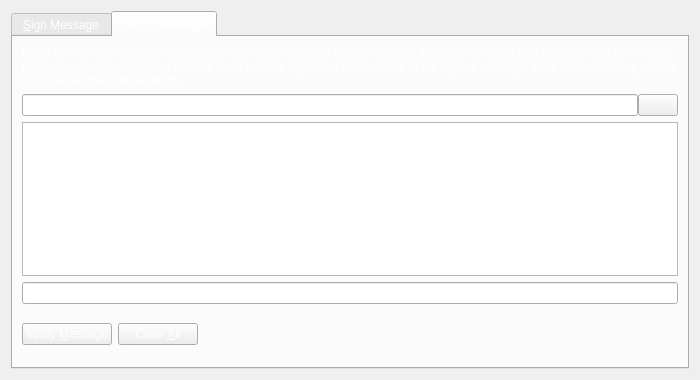
<?xml version="1.0" encoding="UTF-8"?>
<ui version="4.0">
 <class>SignVerifyMessageDialog</class>
 <widget class="QDialog" name="SignVerifyMessageDialog">
  <property name="geometry">
   <rect>
    <x>0</x>
    <y>0</y>
    <width>700</width>
    <height>380</height>
   </rect>
  </property>
  <property name="windowTitle">
   <string>Signatures - Sign / Verify a Message</string>
  </property>
  <property name="styleSheet">
   <string notr="true">background-image: url(:/images/splash);
color: rgb(255, 255, 255);</string>
  </property>
  <property name="modal">
   <bool>true</bool>
  </property>
  <layout class="QVBoxLayout" name="verticalLayout">
   <item>
    <widget class="QTabWidget" name="tabWidget">
     <property name="currentIndex">
      <number>1</number>
     </property>
     <widget class="QWidget" name="tabSignMessage">
      <attribute name="title">
       <string>&amp;Sign Message</string>
      </attribute>
      <layout class="QVBoxLayout" name="verticalLayout_SM">
       <item>
        <widget class="QLabel" name="infoLabel_SM">
         <property name="text">
          <string>You can sign messages with your addresses to prove you own them. Be careful not to sign anything vague, as phishing attacks may try to trick you into signing your identity over to them. Only sign fully-detailed statements you agree to.</string>
         </property>
         <property name="textFormat">
          <enum>Qt::PlainText</enum>
         </property>
         <property name="wordWrap">
          <bool>true</bool>
         </property>
        </widget>
       </item>
       <item>
        <layout class="QHBoxLayout" name="horizontalLayout_1_SM">
         <property name="spacing">
          <number>0</number>
         </property>
         <item>
          <widget class="QValidatedLineEdit" name="addressIn_SM">
           <property name="toolTip">
            <string>The address to sign the message with (e.g. Pr3m1umH1ghgr4deAE2K8km2Po1XcFP4HN)</string>
           </property>
           <property name="styleSheet">
            <string notr="true">color: rgb(255, 255, 255);</string>
           </property>
           <property name="maxLength">
            <number>34</number>
           </property>
          </widget>
         </item>
         <item>
          <widget class="QPushButton" name="addressBookButton_SM">
           <property name="toolTip">
            <string>Choose an address from the address book</string>
           </property>
           <property name="text">
            <string/>
           </property>
           <property name="icon">
            <iconset resource="../bitcoin.qrc">
             <normaloff>:/icons/address-book</normaloff>:/icons/address-book</iconset>
           </property>
           <property name="shortcut">
            <string>Alt+A</string>
           </property>
           <property name="autoDefault">
            <bool>false</bool>
           </property>
          </widget>
         </item>
         <item>
          <widget class="QPushButton" name="pasteButton_SM">
           <property name="toolTip">
            <string>Paste address from clipboard</string>
           </property>
           <property name="text">
            <string/>
           </property>
           <property name="icon">
            <iconset resource="../bitcoin.qrc">
             <normaloff>:/icons/editpaste</normaloff>:/icons/editpaste</iconset>
           </property>
           <property name="shortcut">
            <string>Alt+P</string>
           </property>
           <property name="autoDefault">
            <bool>false</bool>
           </property>
          </widget>
         </item>
        </layout>
       </item>
       <item>
        <widget class="QPlainTextEdit" name="messageIn_SM">
         <property name="toolTip">
          <string>Enter the message you want to sign here</string>
         </property>
         <property name="styleSheet">
          <string notr="true">color: rgb(255, 255, 255);</string>
         </property>
        </widget>
       </item>
       <item>
        <widget class="QLabel" name="signatureLabel_SM">
         <property name="text">
          <string>Signature</string>
         </property>
         <property name="textFormat">
          <enum>Qt::PlainText</enum>
         </property>
        </widget>
       </item>
       <item>
        <layout class="QHBoxLayout" name="horizontalLayout_2_SM">
         <property name="spacing">
          <number>0</number>
         </property>
         <item>
          <widget class="QLineEdit" name="signatureOut_SM">
           <property name="font">
            <font>
             <italic>true</italic>
            </font>
           </property>
           <property name="styleSheet">
            <string notr="true">color: rgb(255, 255, 255);</string>
           </property>
           <property name="readOnly">
            <bool>true</bool>
           </property>
          </widget>
         </item>
         <item>
          <widget class="QPushButton" name="copySignatureButton_SM">
           <property name="toolTip">
            <string>Copy the current signature to the system clipboard</string>
           </property>
           <property name="text">
            <string/>
           </property>
           <property name="icon">
            <iconset resource="../bitcoin.qrc">
             <normaloff>:/icons/editcopy</normaloff>:/icons/editcopy</iconset>
           </property>
           <property name="autoDefault">
            <bool>false</bool>
           </property>
          </widget>
         </item>
        </layout>
       </item>
       <item>
        <layout class="QHBoxLayout" name="horizontalLayout_3_SM">
         <item>
          <widget class="QPushButton" name="signMessageButton_SM">
           <property name="toolTip">
            <string>Sign the message to prove you own this Dynasty address</string>
           </property>
           <property name="text">
            <string>Sign &amp;Message</string>
           </property>
           <property name="icon">
            <iconset resource="../bitcoin.qrc">
             <normaloff>:/icons/edit</normaloff>:/icons/edit</iconset>
           </property>
           <property name="autoDefault">
            <bool>false</bool>
           </property>
          </widget>
         </item>
         <item>
          <widget class="QPushButton" name="clearButton_SM">
           <property name="toolTip">
            <string>Reset all sign message fields</string>
           </property>
           <property name="text">
            <string>Clear &amp;All</string>
           </property>
           <property name="icon">
            <iconset resource="../bitcoin.qrc">
             <normaloff>:/icons/remove</normaloff>:/icons/remove</iconset>
           </property>
           <property name="autoDefault">
            <bool>false</bool>
           </property>
          </widget>
         </item>
         <item>
          <spacer name="horizontalSpacer_1_SM">
           <property name="orientation">
            <enum>Qt::Horizontal</enum>
           </property>
           <property name="sizeHint" stdset="0">
            <size>
             <width>40</width>
             <height>48</height>
            </size>
           </property>
          </spacer>
         </item>
         <item>
          <widget class="QLabel" name="statusLabel_SM">
           <property name="font">
            <font>
             <weight>75</weight>
             <bold>true</bold>
            </font>
           </property>
           <property name="text">
            <string/>
           </property>
           <property name="wordWrap">
            <bool>true</bool>
           </property>
          </widget>
         </item>
         <item>
          <spacer name="horizontalSpacer_2_SM">
           <property name="orientation">
            <enum>Qt::Horizontal</enum>
           </property>
           <property name="sizeHint" stdset="0">
            <size>
             <width>40</width>
             <height>48</height>
            </size>
           </property>
          </spacer>
         </item>
        </layout>
       </item>
      </layout>
     </widget>
     <widget class="QWidget" name="tabVerifyMessage">
      <attribute name="title">
       <string>&amp;Verify Message</string>
      </attribute>
      <layout class="QVBoxLayout" name="verticalLayout_VM">
       <item>
        <widget class="QLabel" name="infoLabel_VM">
         <property name="text">
          <string>Enter the signing address, message (ensure you copy line breaks, spaces, tabs, etc. exactly) and signature below to verify the message. Be careful not to read more into the signature than what is in the signed message itself, to avoid being tricked by a man-in-the-middle attack.</string>
         </property>
         <property name="textFormat">
          <enum>Qt::PlainText</enum>
         </property>
         <property name="alignment">
          <set>Qt::AlignLeading|Qt::AlignLeft|Qt::AlignTop</set>
         </property>
         <property name="wordWrap">
          <bool>true</bool>
         </property>
        </widget>
       </item>
       <item>
        <layout class="QHBoxLayout" name="horizontalLayout_1_VM">
         <property name="spacing">
          <number>0</number>
         </property>
         <item>
          <widget class="QValidatedLineEdit" name="addressIn_VM">
           <property name="toolTip">
            <string>The address the message was signed with (e.g. Pr3m1umH1ghgr4deAE2K8km2Po1XcFP4HN)</string>
           </property>
           <property name="styleSheet">
            <string notr="true">color: rgb(255, 255, 255);</string>
           </property>
           <property name="maxLength">
            <number>34</number>
           </property>
          </widget>
         </item>
         <item>
          <widget class="QPushButton" name="addressBookButton_VM">
           <property name="toolTip">
            <string>Choose an address from the address book</string>
           </property>
           <property name="text">
            <string/>
           </property>
           <property name="icon">
            <iconset resource="../bitcoin.qrc">
             <normaloff>:/icons/address-book</normaloff>:/icons/address-book</iconset>
           </property>
           <property name="shortcut">
            <string>Alt+A</string>
           </property>
           <property name="autoDefault">
            <bool>false</bool>
           </property>
          </widget>
         </item>
        </layout>
       </item>
       <item>
        <widget class="QPlainTextEdit" name="messageIn_VM">
         <property name="styleSheet">
          <string notr="true">color: rgb(255, 255, 255);</string>
         </property>
        </widget>
       </item>
       <item>
        <widget class="QValidatedLineEdit" name="signatureIn_VM">
         <property name="styleSheet">
          <string notr="true">color: rgb(255, 255, 255);</string>
         </property>
        </widget>
       </item>
       <item>
        <layout class="QHBoxLayout" name="horizontalLayout_2_VM">
         <item>
          <widget class="QPushButton" name="verifyMessageButton_VM">
           <property name="toolTip">
            <string>Verify the message to ensure it was signed with the specified Dynasty address</string>
           </property>
           <property name="text">
            <string>Verify &amp;Message</string>
           </property>
           <property name="icon">
            <iconset resource="../bitcoin.qrc">
             <normaloff>:/icons/transaction_0</normaloff>:/icons/transaction_0</iconset>
           </property>
           <property name="autoDefault">
            <bool>false</bool>
           </property>
          </widget>
         </item>
         <item>
          <widget class="QPushButton" name="clearButton_VM">
           <property name="toolTip">
            <string>Reset all verify message fields</string>
           </property>
           <property name="text">
            <string>Clear &amp;All</string>
           </property>
           <property name="icon">
            <iconset resource="../bitcoin.qrc">
             <normaloff>:/icons/remove</normaloff>:/icons/remove</iconset>
           </property>
           <property name="autoDefault">
            <bool>false</bool>
           </property>
          </widget>
         </item>
         <item>
          <spacer name="horizontalSpacer_1_VM">
           <property name="orientation">
            <enum>Qt::Horizontal</enum>
           </property>
           <property name="sizeHint" stdset="0">
            <size>
             <width>40</width>
             <height>48</height>
            </size>
           </property>
          </spacer>
         </item>
         <item>
          <widget class="QLabel" name="statusLabel_VM">
           <property name="font">
            <font>
             <weight>75</weight>
             <bold>true</bold>
            </font>
           </property>
           <property name="text">
            <string/>
           </property>
           <property name="wordWrap">
            <bool>true</bool>
           </property>
          </widget>
         </item>
         <item>
          <spacer name="horizontalSpacer_2_VM">
           <property name="orientation">
            <enum>Qt::Horizontal</enum>
           </property>
           <property name="sizeHint" stdset="0">
            <size>
             <width>40</width>
             <height>48</height>
            </size>
           </property>
          </spacer>
         </item>
        </layout>
       </item>
      </layout>
     </widget>
    </widget>
   </item>
  </layout>
 </widget>
 <customwidgets>
  <customwidget>
   <class>QValidatedLineEdit</class>
   <extends>QLineEdit</extends>
   <header>qvalidatedlineedit.h</header>
  </customwidget>
 </customwidgets>
 <resources>
  <include location="../bitcoin.qrc"/>
 </resources>
 <connections/>
</ui>
